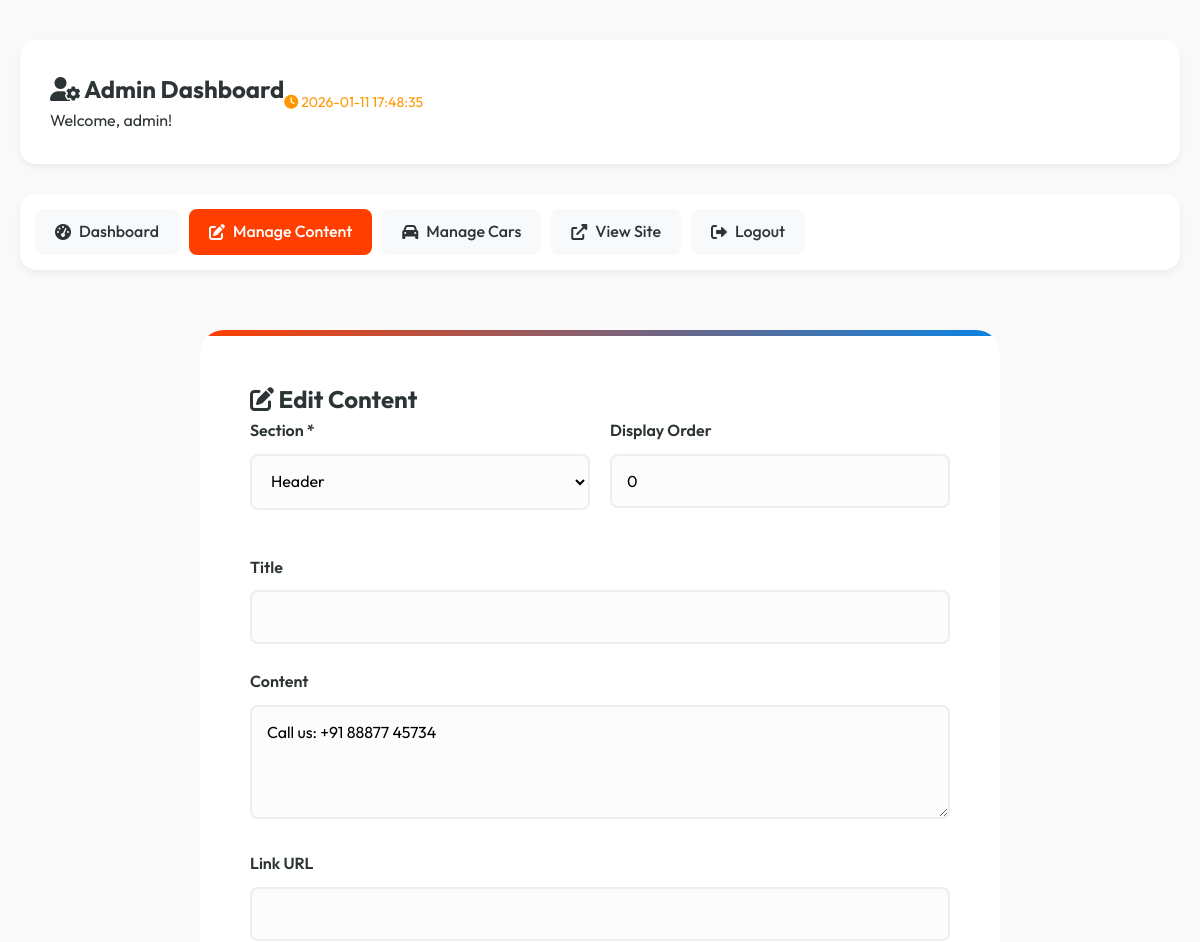
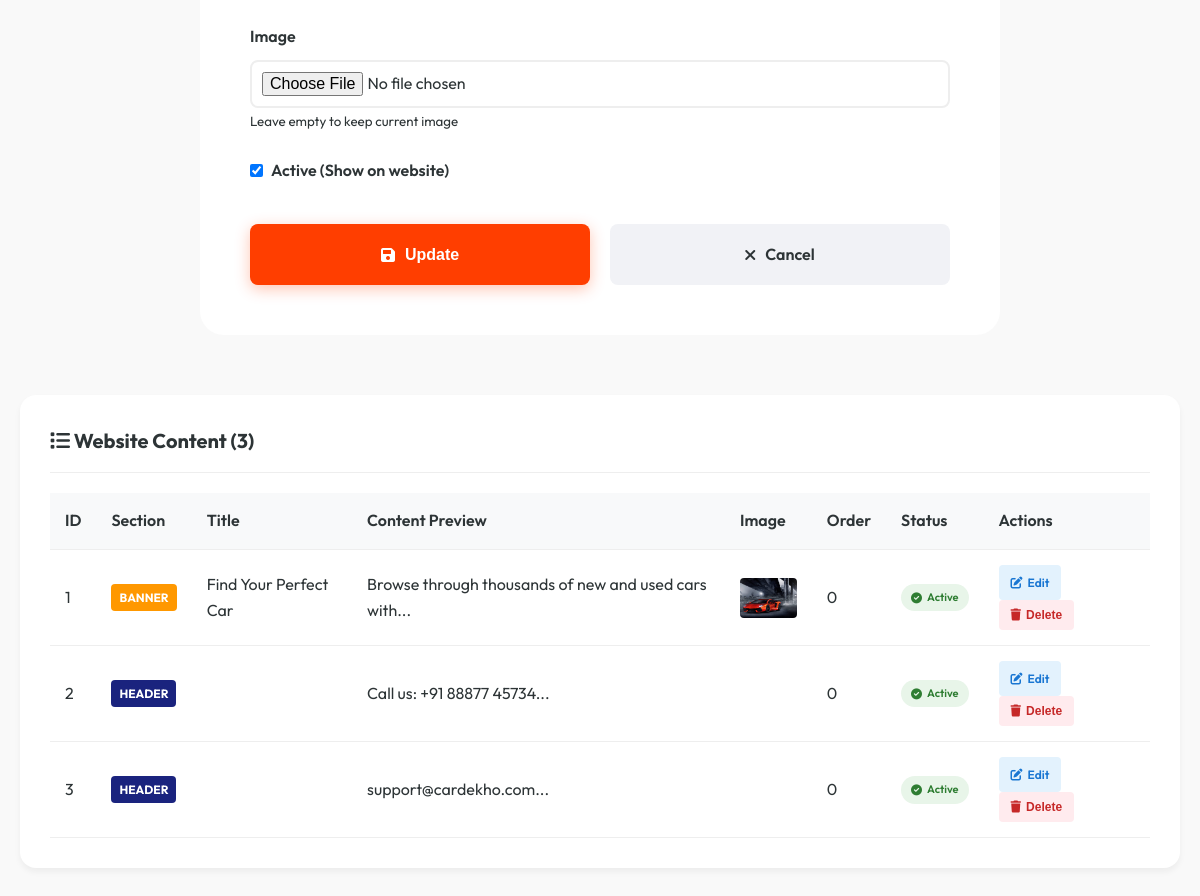
The app's page /admin/manage-content.php?edit=2 (signed in) with its own data (2 pictures, top to bottom).
### tables this page shows
CREATE TABLE `website_content` (
  `id` int NOT NULL AUTO_INCREMENT,
  `section` varchar(50) NOT NULL,
  `title` varchar(200) DEFAULT NULL,
  `content` text,
  `image_url` varchar(300) DEFAULT NULL,
  `link_url` varchar(300) DEFAULT NULL,
  `display_order` int DEFAULT '0',
  `is_active` tinyint(1) DEFAULT '1',
  `created_at` timestamp NULL DEFAULT CURRENT_TIMESTAMP,
  `updated_at` timestamp NULL DEFAULT CURRENT_TIMESTAMP ON UPDATE CURRENT_TIMESTAMP,
  PRIMARY KEY (`id`)
);

### admin/manage-content.php (the view, shortened to what this page needs)
<?php
$database = new Database();
$db = $database->getConnection();
$query = "SELECT * FROM website_content ORDER BY section, display_order";
$stmt = $db->prepare($query);
$stmt->execute();
$contents = $stmt->fetchAll(PDO::FETCH_ASSOC);
$edit_content = null;
if (isset($_GET['edit'])) {
    $query = "SELECT * FROM website_content WHERE id = :id";
    $stmt = $db->prepare($query);
    $stmt->bindParam(':id', $_GET['edit']);
    $stmt->execute();
    $edit_content = $stmt->fetch(PDO::FETCH_ASSOC);
}
$sections = ['header', 'banner', 'footer', 'cta', 'sidebar'];
?>
<!DOCTYPE html>
<html lang="en">
<head>
    <link rel="stylesheet" href="../css/style.css">
    <link rel="stylesheet" href="https://cdnjs.cloudflare.com/ajax/libs/font-awesome/6.0.0/css/all.min.css">
</head>
<body>
    <div class="admin-container">
        <?php include 'admin-header.php'; ?>
        <div class="admin-nav">
            <ul>
                <li><a href="index.php"><i class="fas fa-tachometer-alt"></i> Dashboard</a></li>
                <li><a href="manage-content.php" class="active"><i class="fas fa-edit"></i> Manage Content</a></li>
                <li><a href="manage-cars.php"><i class="fas fa-car"></i> Manage Cars</a></li>
                <li><a href="../index.php" target="_blank"><i class="fas fa-external-link-alt"></i> View Site</a></li>
                <li><a href="logout.php"><i class="fas fa-sign-out-alt"></i> Logout</a></li>
            </ul>
        </div>
        <div class="form-container">
            <h2><i class="fas fa-edit"></i> <?php echo $edit_content ? 'Edit Content' : 'Add New Content'; ?></h2>
            <form method="POST" action="" enctype="multipart/form-data">
                <div style="display: grid; grid-template-columns: repeat(auto-fit, minmax(250px, 1fr)); gap: 20px; margin-bottom: 20px;">
                    <div class="form-group">
                        <label for="section">Section *</label>
                        <select id="section" name="section" required>
                            <?php foreach ($sections as $section): ?>
                                <option value="<?php echo $section; ?>"
                                    <?php echo ($edit_content['section'] ?? '') == $section ? 'selected' : ''; ?>>
                                    <?php echo ucfirst($section); ?>
                                </option>
                            <?php endforeach; ?>
                        </select>
                    </div>
                    <div class="form-group">
                        <label for="display_order">Display Order</label>
                        <input type="number" id="display_order" name="display_order"
                               value="<?php echo htmlspecialchars($edit_content['display_order'] ?? 0); ?>">
                    </div>
                </div>
                <div class="form-group">
                    <label for="title">Title</label>
                    <input type="text" id="title" name="title"
                           value="<?php echo htmlspecialchars($edit_content['title'] ?? ''); ?>">
                </div>
                <div class="form-group">
                    <label for="content">Content</label>
                    <textarea id="content" name="content" rows="4"><?php echo htmlspecialchars($edit_content['content'] ?? ''); ?></textarea>
                </div>
                <div class="form-group">
                    <label for="link_url">Link URL</label>
                    <input type="url" id="link_url" name="link_url"
                           value="<?php echo htmlspecialchars($edit_content['link_url'] ?? ''); ?>">
                </div>
                <div class="form-group">
                    <label for="image">Image</label>
                    <input type="file" id="image" name="image" accept="image/*">
                    <small>Leave empty to keep current image</small>
                </div>
                <div class="form-group">
                    <label>
                        <input type="checkbox" name="is_active" value="1"
                               <?php echo ($edit_content['is_active'] ?? 1) ? 'checked' : ''; ?>>
                        Active (Show on website)
                    </label>
                </div>
                <div class="form-actions">
                    <button type="submit" class="btn-submit">
                        <i class="fas fa-save"></i> <?php echo $edit_content ? 'Update' : 'Add Content'; ?>
                    </button>
                    <?php if ($edit_content): ?>
                        <a href="manage-content.php" class="btn-reset">
                            <i class="fas fa-times"></i> Cancel
                        </a>
                    <?php endif; ?>
                </div>
            </form>
        </div>
        <div class="admin-table">
            <h2><i class="fas fa-list"></i> Website Content (<?php echo count($contents); ?>)</h2>
            <table>
                <thead>
                    <tr>
                        <th>ID</th>
                        <th>Section</th>
                        <th>Title</th>
                        <th>Content Preview</th>
                        <th>Image</th>
                        <th>Order</th>
                        <th>Status</th>
                        <th>Actions</th>
                    </tr>
                </thead>
                <tbody>
                    <?php foreach ($contents as $content): ?>
                        <tr>
                            <td><?php echo $content['id']; ?></td>
                            <td>
                                <span class="section-badge section-<?php echo $content['section']; ?>">
                                    <?php echo $content['section']; ?>
                                </span>
                            </td>
                            <td><?php echo htmlspecialchars(substr($content['title'] ?? '', 0, 30)); ?></td>
                            <td><?php echo htmlspecialchars(substr($content['content'] ?? '', 0, 50)) . '...'; ?></td>
                            <td>
                                <?php if ($content['image_url']): ?>
                                    <img src="../<?php echo $content['image_url']; ?>"
                                         style="width: 60px; height: 40px; object-fit: cover; border-radius: 4px;">
                                <?php endif; ?>
                            </td>
                            <td><?php echo $content['display_order']; ?></td>
                            <td>
                                <?php if ($content['is_active']): ?>
                                    <span class="status active"><i class="fas fa-check-circle"></i> Active</span>
                                <?php else: ?>
                                    <span class="status inactive"><i class="fas fa-times-circle"></i> Inactive</span>
                                <?php endif; ?>
                            </td>
                            <td>
                                <a href="?edit=<?php echo $content['id']; ?>" class="btn-edit">
                                    <i class="fas fa-edit"></i> Edit
                                </a>
                                <form method="POST" style="display: inline;" onsubmit="return confirm('Delete this content?');">
                                    <button type="submit" class="btn-delete">
                                        <i class="fas fa-trash"></i> Delete
                                    </button>
                                </form>
                            </td>
                        </tr>
                    <?php endforeach; ?>
                </tbody>
            </table>
        </div>
    </div>
</body>
</html>

### css/style.css (style rules this page uses)
:root { --primary-color: #ff3e00; --secondary-color: #2d3436; --accent-color: #0984e3; --text-color: #2d3436; --text-light: #636e72; --bg-color: #f9f9f9; --white: #ffffff; --glass-bg: rgba(255, 255, 255, 0.95); --glass-border: 1px solid rgba(255, 255, 255, 0.2); --shadow-sm: 0 4px 6px rgba(0, 0, 0, 0.05); --shadow-md: 0 10px 20px rgba(0, 0, 0, 0.08); --shadow-lg: 0 20px 40px rgba(0, 0, 0, 0.12); --radius-sm: 8px; --radius-md: 16px; --radius-lg: 24px; --container-width: 1200px; --transition: all 0.3s cubic-bezier(0.4, 0, 0.2, 1); }
* { margin: 0; padding: 0; box-sizing: border-box; }
body { font-family: 'Outfit', sans-serif; background-color: var(--bg-color); color: var(--text-color); line-height: 1.6; overflow-x: hidden; }
a { text-decoration: none; color: inherit; transition: var(--transition); }
ul { list-style: none; }
img { max-width: 100%; display: block; }
.form-container { max-width: 800px; margin: 60px auto; background: var(--white); padding: 50px; border-radius: var(--radius-lg); box-shadow: var(--shadow-xl); position: relative; overflow: hidden; }
.form-container::before { content: ''; position: absolute; top: 0; left: 0; width: 100%; height: 6px; background: linear-gradient(90deg, var(--primary-color), var(--accent-color)); }
.form-group { margin-bottom: 25px; }
.form-group label { display: block; margin-bottom: 10px; font-weight: 600; color: var(--secondary-color); display: flex; align-items: center; gap: 8px; }
.form-group input[type="text"], .form-group input[type="tel"], .form-group input[type="email"], .form-group input[type="number"], .form-group input[type="url"], .form-group input[type="password"], .form-group input[type="file"], .form-group textarea, .form-group select { width: 100%; padding: 15px; border: 2px solid #eee; border-radius: var(--radius-sm); font-size: 16px; font-family: inherit; transition: var(--transition); background: #fcfcfc; }
.form-group input[type="file"] { padding: 10px; background: white; }
.form-actions { display: flex; gap: 20px; margin-top: 40px; }
.btn-submit, .btn-reset { flex: 1; padding: 18px; border: none; border-radius: var(--radius-sm); font-size: 16px; font-weight: 600; cursor: pointer; transition: var(--transition); display: flex; align-items: center; justify-content: center; gap: 10px; }
.btn-submit { background: var(--primary-color); color: var(--white); box-shadow: 0 4px 15px rgba(255, 62, 0, 0.3); }
.btn-reset { background: #f1f2f6; color: var(--secondary-color); }
.admin-container { max-width: 1200px; margin: 40px auto; padding: 0 20px; }
.admin-nav { background: white; padding: 15px; border-radius: var(--radius-md); margin-bottom: 30px; box-shadow: var(--shadow-sm); }
.admin-nav ul { display: flex; gap: 10px; flex-wrap: wrap; }
.admin-nav a { display: flex; align-items: center; gap: 8px; padding: 10px 20px; border-radius: var(--radius-sm); background: #f8f9fa; color: var(--secondary-color); font-weight: 500; }
.admin-nav a:hover, .admin-nav a.active { background: var(--primary-color); color: var(--white); }
.admin-table { background: white; padding: 30px; border-radius: var(--radius-md); box-shadow: var(--shadow-sm); overflow-x: auto; }
.admin-table h2 { font-size: 20px; margin-bottom: 20px; padding-bottom: 15px; border-bottom: 1px solid #eee; }
table { width: 100%; border-collapse: collapse; }
th, td { padding: 15px; text-align: left; border-bottom: 1px solid #eee; }
th { font-weight: 600; color: var(--secondary-color); background: #f8f9fa; }
.btn-edit, .btn-delete { padding: 8px 12px; border: none; border-radius: 4px; cursor: pointer; font-size: 12px; font-weight: 600; margin-right: 5px; display: inline-flex; align-items: center; gap: 5px; }
.btn-edit { background: #e3f2fd; color: #1976d2; }
.btn-delete { background: #ffebee; color: #c62828; }
.status { padding: 5px 10px; border-radius: 20px; font-size: 11px; font-weight: 600; display: inline-flex; align-items: center; gap: 5px; }
.status.active { background: #e8f5e9; color: #2e7d32; }

### admin/manage-content.php (style rules this page uses)
.section-badge { display: inline-block; padding: 4px 8px; border-radius: 4px; font-size: 12px; font-weight: bold; text-transform: uppercase; }
.section-header { background: #1a237e; color: white; }
.section-banner { background: #ff9800; color: white; }

### records on screen
website_content: section "Header", display_order "0", content "Call us: +91 88877 45734", is_active "☑", id "2", section "HEADER", shows "Active"
website_content: id "1", section "BANNER", title "Find Your Perfect Car", content "Browse through thousands of new and used cars with", image_url (picture), display_order "0", is_active 1 (drawn)
website_content: id "3", section "HEADER", content "support@cardekho.com", display_order "0", is_active 1 (drawn)

### other values on screen
$_SESSION['admin_username'] "admin"
count($contents) "3"
